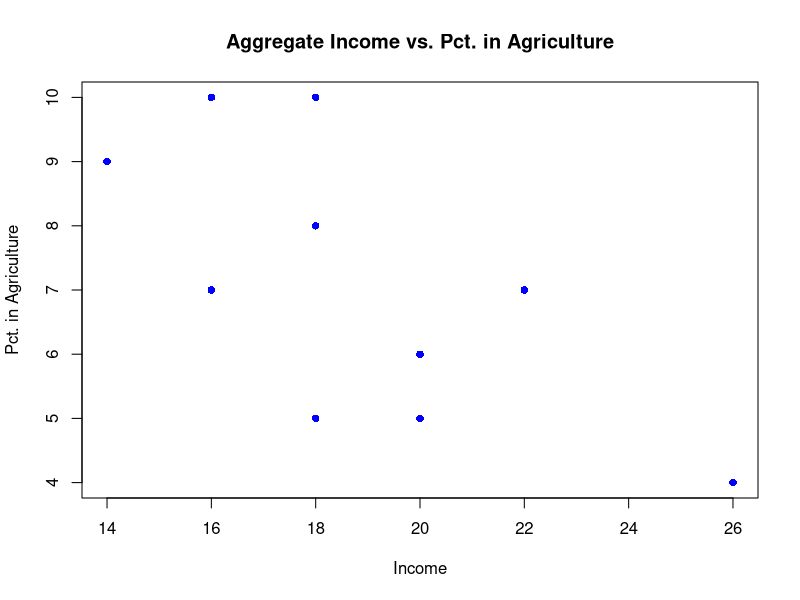

This figure's R source: (Note: this script raises an error after producing the figure.)
##################################################
#
# QMB 6358: Software Tools for Business Analytics
#
# OLS Regression Demo
# Regression with Data Entered Directly into the Script
#
# Name:
# College of Business Administration
# University of Central Florida
#
# Date:
#
##################################################
#
# regression_calculation gives an example of OLS regression
#   using data entered within this script.
#   It includes exercises to calculate the OLS
#   estimates from direct calculation and optimization.
#
# Dependencies:
#   None.
#
##################################################


##################################################
# Preparing the Workspace
##################################################

# Clear workspace.
rm(list=ls(all=TRUE))

# Set working directory.
# wd_path <- '/path/to/your/folder'
# Not required, since this program does not interact with other files.

# setwd(wd_path)

# No libraries required.
# Otherwise would have a command like the following.
# library(name_of_R_package)


##################################################
# Enter the dataset and run regression
##################################################

# Enter the numbers in the dataset.
income_data  <- c(14, 18, 18, 16, 16, 26, 20, 18, 20, 22)
agg_pct_data <- c(9, 10, 8, 7, 10, 4, 5, 5, 6, 7)
agg_data <- data.frame(income = income_data,
                       agg_pct = agg_pct_data)

# Inspect the data.
summary(agg_data)

# Plot a scattergraph of income and housing prices.
plot(agg_data[, 'income'],
     agg_data[, 'agg_pct'],
     main = 'Aggregate Income vs. Pct. in Agriculture',
     xlab = 'Income',
     ylab = 'Pct. in Agriculture',
     col = 'blue',
     pch = 16)



# Estimate a regression model.
lm_model <- lm(data = agg_data,
               formula = income ~ agg_pct)

# Output the results to screen.
summary(lm_model)

# My answers:
# lm(formula = income ~ agg_pct, data = agg_data)
#
# Residuals:
#   Min      1Q  Median      3Q     Max
# -3.1002 -2.3142  0.0905  1.8765  3.8044
#
# Coefficients:
#   Estimate Std. Error t value Pr(>|t|)
# (Intercept)  26.5770     3.0685   8.661 2.45e-05 ***
#   agg_pct      -1.0954     0.4156  -2.635   0.0299 *
#   ---
#   Signif. codes:  0 '***' 0.001 '**' 0.01 '*' 0.05 '.' 0.1 ' ' 1
#
# Residual standard error: 2.658 on 8 degrees of freedom
# Multiple R-squared:  0.4647,	Adjusted R-squared:  0.3978
# F-statistic: 6.945 on 1 and 8 DF,  p-value: 0.02993
#
# >
# beta_0 is 26.5770
# beta_1 is -1.0954

# Store the estimated coefficients.
# Available here:
beta_hat_lm <- summary(lm_model)$coefficients[, 'Estimate']
# Or here:
beta_hat_lm <- coef(lm_model)

print(beta_hat_lm)


##################################################
# Estimating beta from direct calculation
##################################################

# Calculate the estimate of the coefficients above.

# Define the variables y and x.
y <- agg_data[, 'income']
x <- agg_data[, 'agg_pct']


# Calculate the slope coefficient from the formula:
beta_1_hat_calc <- NA


# Calculate the intercept from the formula:
beta_0_hat_calc <- NA





# Compare with the output above.
beta_hat_calc <- c(beta_0_hat_calc, beta_1_hat_calc)
print(beta_hat_calc)



##################################################
# Estimating beta from solving equations
##################################################

# Part i: Define matrices for normal equations.

A = NA
b = NA


# Part ii: Solve the equations for beta.

beta_hat_norm <- NA



# Compare with the output above.
print(beta_hat_norm)


##################################################
# Estimating beta from optimization
##################################################

# Part i: Sum of Squared residuals.

# Note that beta is a vector of two coefficients.

# Notation to match f(x, a, b) in demo.
# where f() -> ssr(), x -> beta, a -> y, b -> x




# Test the function to math the regression summary.
beta_test_ssr <- c(coef(lm_model)['(Intercept)'],
                   coef(lm_model)['agg_pct'])
sqrt(ssr(beta_test_ssr, y, x)/8)
# Should get:
# Residual standard error: 2.658





# Part ii: Optimize the SSR function w.r.t. beta.

beta_hat_opt <- NA


# Extract the parameter estimates.
beta_hat_opt <- beta_hat_opt$par

# Compare with the output above.
print(beta_hat_opt)


##################################################
# End
##################################################
